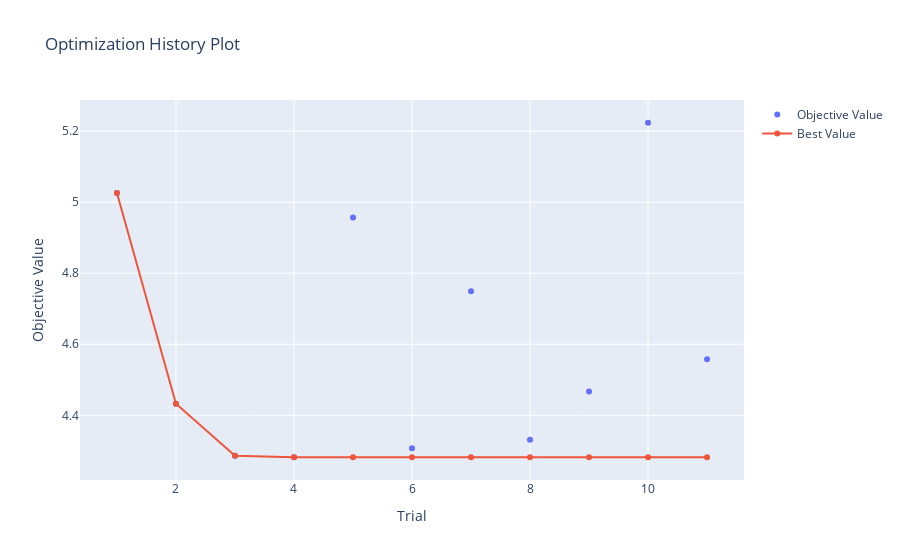

Write notebook code for a chart like this one.
### Markdown cell above
#### visualization

### Code cell
# 시각화
optuna.visualization.plot_optimization_history(CBR_study)

### Figure 1 — Plotly figure (JSON) as saved in the notebook; plotly's stock layout.template omitted (floating-point values rounded to 4 significant figures)
{"data": [{"mode": "markers", "name": "Objective Value", "type": "scatter", "x": [1, 2, 3, 4, 5, 6, 7, 8, 9, 10, 11], "y": [5.026, 4.432, 4.286, 4.282, 4.957, 4.307, 4.749, 4.331, 4.467, 5.224, 4.558]}, {"name": "Best Value", "type": "scatter", "x": [1, 2, 3, 4, 5, 6, 7, 8, 9, 10, 11], "y": [5.026, 4.432, 4.286, 4.282, 4.282, 4.282, 4.282, 4.282, 4.282, 4.282, 4.282]}], "layout": {"title": {"text": "Optimization History Plot"}, "xaxis": {"title": {"text": "Trial"}}, "yaxis": {"title": {"text": "Objective Value"}}}}
